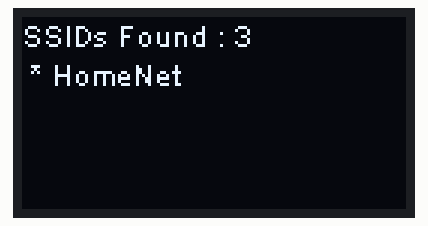
A sketch run on a simulated ESP32. Parts: 128×64 one-colour display. A WiFi scan finds three made-up networks.

Above: at 4.1 s.
At 6.1 s:
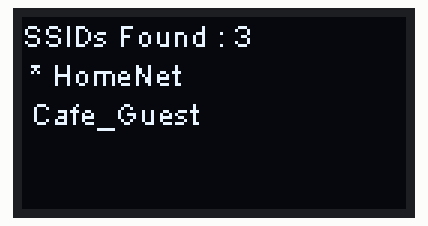
At 8.1 s:
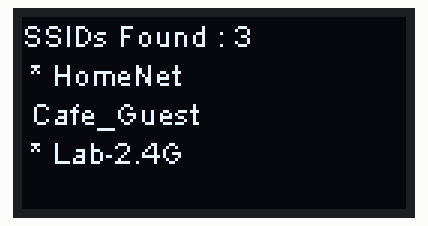

Measured:
- by itself, everything shown: repeats every 13.1 s, in 4 steps
- what the display in image 0 shows lasts 2.0 s, from 4.1 s to 6.1 s
- what the display in image 2 shows lasts 7.0 s, from 8.1 s to 15.1 s

The sketch:

LOLIN32_WiFi_Scanner.ino
```cpp
/*
  This code is made to display quick info on SSIDs in the area
  using ESP32 with integrated OLED (WEMOS-Lolin32)
  Board : WEMOS LOLIN32 (From ESP32 Arduino)
  Upload Speed : 921600
  CPU Frequency 240MHz(WiFi/BT)
  Flash Frequency : 80MHZ
  Partition Scheme : Default

*/


#include <WiFi.h>
#include <SPI.h>
#include <Wire.h>
#include "SSD1306.h"


SSD1306Wire  display(0x3c, 5, 4);


void setup()
{

  display.init();
  display.setContrast(255);
  delay(1000);
  display.clear();

  // Set WiFi to station mode and disconnect from an AP if it was previously connected
  WiFi.mode(WIFI_STA);
  WiFi.disconnect();
  delay(1000);
  display.println("Setup done");


}


void loop()
{
  display.init();
  // display.flipScreenVertically();
  display.setContrast(255);
  display.setLogBuffer(5, 30);

  // WiFi.scanNetworks will return the number of networks found
  int n = WiFi.scanNetworks();


  if (n == 0) {
    display.println("no networks found");
    display.display();
  } else {

    display.println((String)"SSIDs Found : " + (n));


    for (int i = 0; i < n; i++) {
      // Print SSID and RSSI for each network found
      display.print((WiFi.encryptionType(i) == WIFI_AUTH_OPEN) ? " ":" * ");
      display.println(WiFi.SSID(i));
      //display.println(" (");
      //display.println(WiFi.RSSI(i));
      //display.println(")");


      display.drawLogBuffer(0, 0);
      // Display it on the screen
      display.display();
      delay(2000);

      display.clear();


    }
  }
  display.clear();
  // Wait a bit before scanning again
  delay(5000);
}
```
